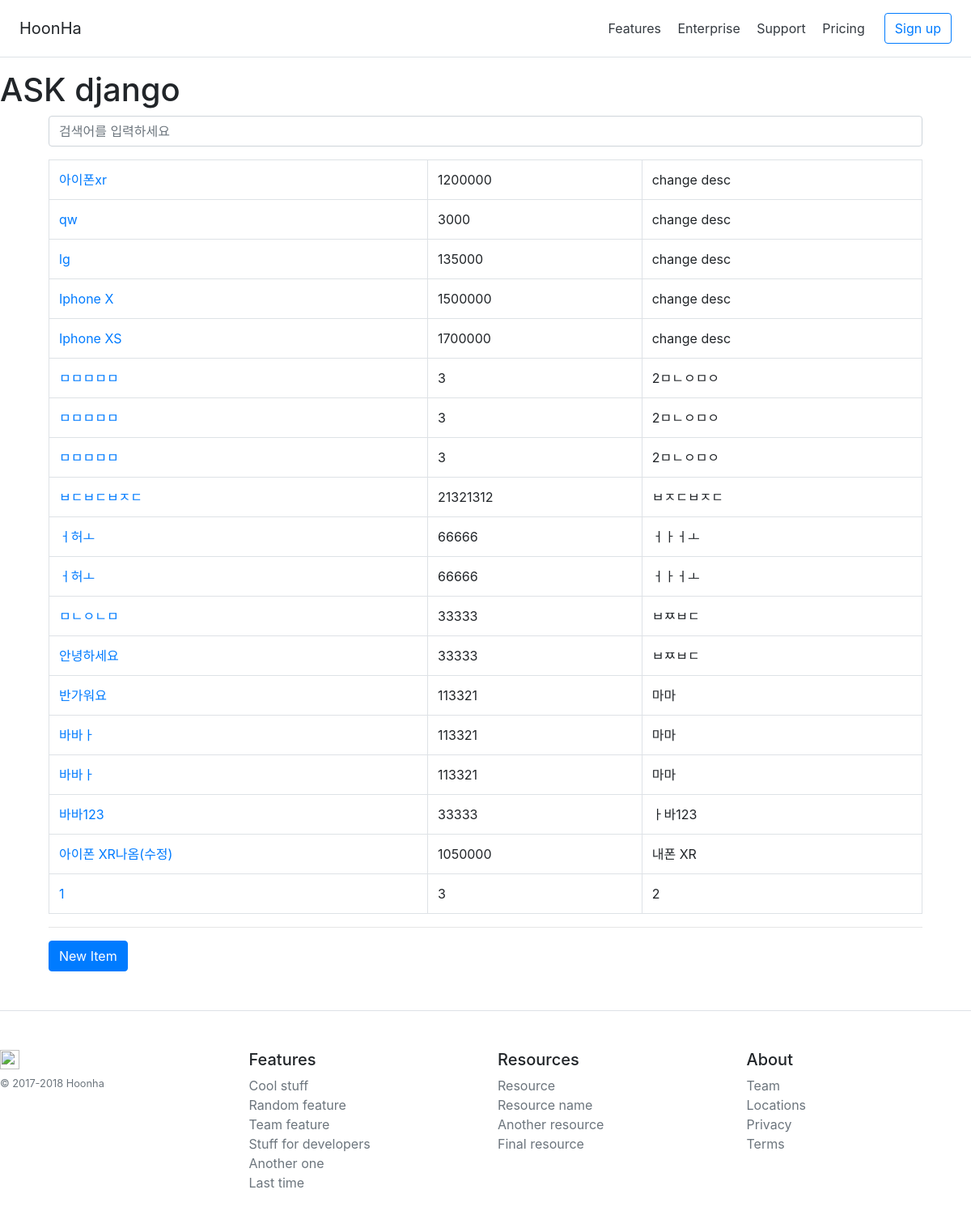
The app's page /shop/ with its own data.
### shop/models.py (models this page shows, shortened)
class Item(models.Model):
    name = models.CharField(max_length=100)
    desc = models.TextField(blank=True)
    price = models.PositiveIntegerField()
    photo = models.ImageField(blank=True,upload_to=uuid_upload_to)
    created_at = models.DateTimeField(auto_now_add=True)
    updated_at = models.DateTimeField(auto_now=True)
    is_publish = models.BooleanField(default=False)
    def get_absolute_url(self):
        return reverse('shop:item_detail', kwargs={'pk':self.pk})#사전형태로 pk란 이름이로 self.pk를 넘기겠다

### shop/views.py (the view)
# urls.py: path('',views.item_list, name='item_list'),
def item_list(request):
    qs = Item.objects.all() #아이템모델 전체를 가져온다
    q = request.GET.get('q', '')
    if q:
        qs = qs.filter(name__icontains=q)
    logger.debug('query : {}'.format(q))
    return render(request, 'shop/item_list.html',{
        'item_list':qs, #템플릿은 참조하겠다
        'q':q,
    })

### common/templatetags/fresh_static.py (called while the page is built)
@register.tag('fresh_static')
def do_static(parser,token):
    return FreshStaticNode.handle_token(parser,token)

    def url(self, context): #현재 static이라는 템플릿태그를 호출 했을떄에 대한 url를 계산
        url = super().url(context)#StaticNode에서 이미 url를 계산하기 때문에 부모호출에서 url를 획득
        if settings.DEBUG: #개발모드가 참일때 DEBUG=True일때만
            url += '?_{}'.format(int(time())) #현재 url뒤에다가 쿼리스트링을위해서 ?를붙이고 _(의미없는 문자줘도 됨)키를 붙이고 = 붙이는데 그값{} 은 현재time스탬프로 시간처리
        return url #처리하고 리턴

### shop/templates/shop/item_list.html
{% extends "shop/layout.html" %}
{% block content %}
<div class="mb-3">
<form action="" method="GET">
        <input type="text" name="q" value="{{ q }}" class="form-control" placeholder="검색어를 입력하세요"/>
    </form>
</div>
    <table class="table table-hover table-bordered">
        <tbody>
            {% for item in item_list %}
            <tr>
                <td>
                <a href="{{ item.get_absolute_url }}">
                    {{ item.name }}
                </a></td>
                <td>{{ item.price }}</td>
                <td>{{ item.desc }}</td>
            </tr>
        {% endfor %}
        </tbody>
    </table>
    <hr/>
    <a href="{% url 'shop:item_new' %}" class="btn btn-primary">New Item</a>
{% endblock content %}

### shop/templates/shop/layout.html (shortened to what this page needs)
{% extends "layout.html" %}
{% load static fresh_static %}

### shopping/templates/layout.html (shortened to what this page needs)
{% load static fresh_static %}
<!DOCTYPE html>
<html>
<head>
    <link rel="stylesheet" href="https://maxcdn.bootstrapcdn.com/bootstrap/4.0.0/css/bootstrap.min.css">
    {% block extra_head %}
        <link rel="stylesheet" href="{% fresh_static "main.css" %}" />
    {% endblock extra_head %}
</head>
<body>
    <div class="d-flex flex-column flex-md-row align-items-center p-3 px-md-4 mb-3 bg-white border-bottom box-shadow">
      <h5 class="my-0 mr-md-auto font-weight-normal">HoonHa</h5>
      <nav class="my-2 my-md-0 mr-md-3">
        <a class="p-2 text-dark" href="#">Features</a>
        <a class="p-2 text-dark" href="#">Enterprise</a>
        <a class="p-2 text-dark" href="#">Support</a>
        <a class="p-2 text-dark" href="#">Pricing</a>
      </nav>
      <a class="btn btn-outline-primary" href="#">Sign up</a>
    </div>
    <h1>ASK django</h1>
    <div class="container">
        <div class="col-sm-12">
            {% block content %}
            {% endblock content %}
        </div>
      </div>
    <footer class="pt-4 my-md-5 pt-md-5 border-top">
        <div class="row">
          <div class="col-12 col-md">
            <img class="mb-2" src="https://getbootstrap.com/docs/4.0/assets/brand/bootstrap-solid.svg" alt="" width="24" height="24">
            <small class="d-block mb-3 text-muted">© 2017-2018 Hoonha</small>
          </div>
          <div class="col-6 col-md">
            <h5>Features</h5>
            <ul class="list-unstyled text-small">
              <li><a class="text-muted" href="#">Cool stuff</a></li>
              <li><a class="text-muted" href="#">Random feature</a></li>
              <li><a class="text-muted" href="#">Team feature</a></li>
              <li><a class="text-muted" href="#">Stuff for developers</a></li>
              <li><a class="text-muted" href="#">Another one</a></li>
              <li><a class="text-muted" href="#">Last time</a></li>
            </ul>
          </div>
          <div class="col-6 col-md">
            <h5>Resources</h5>
            <ul class="list-unstyled text-small">
              <li><a class="text-muted" href="#">Resource</a></li>
              <li><a class="text-muted" href="#">Resource name</a></li>
              <li><a class="text-muted" href="#">Another resource</a></li>
              <li><a class="text-muted" href="#">Final resource</a></li>
            </ul>
          </div>
          <div class="col-6 col-md">
            <h5>About</h5>
            <ul class="list-unstyled text-small">
              <li><a class="text-muted" href="#">Team</a></li>
              <li><a class="text-muted" href="#">Locations</a></li>
              <li><a class="text-muted" href="#">Privacy</a></li>
              <li><a class="text-muted" href="#">Terms</a></li>
            </ul>
          </div>
        </div>
      </footer>
</body>
</html>

### records on screen
Item: name "아이폰xr", price "1200000", desc "change desc"
Item: name "qw", price "3000", desc "change desc"
Item: name "lg", price "135000", desc "change desc"
Item: name "Iphone X", price "1500000", desc "change desc"
Item: name "Iphone XS", price "1700000", desc "change desc"
Item: name "ㅁㅁㅁㅁㅁ", price "3", desc "2ㅁㄴㅇㅁㅇ"
Item: name "ㅁㅁㅁㅁㅁ", price "3", desc "2ㅁㄴㅇㅁㅇ"
Item: name "ㅁㅁㅁㅁㅁ", price "3", desc "2ㅁㄴㅇㅁㅇ"
Item: name "ㅂㄷㅂㄷㅂㅈㄷ", price "21321312", desc "ㅂㅈㄷㅂㅈㄷ"
Item: name "ㅓ허ㅗ", price "66666", desc "ㅓㅏㅓㅗ"
Item: name "ㅓ허ㅗ", price "66666", desc "ㅓㅏㅓㅗ"
Item: name "ㅁㄴㅇㄴㅁ", price "33333", desc "ㅂㅉㅂㄷ"
Item: name "안녕하세요", price "33333", desc "ㅂㅉㅂㄷ"
Item: name "반가워요", price "113321", desc "마마"
Item: name "바바ㅏ", price "113321", desc "마마"
Item: name "바바ㅏ", price "113321", desc "마마"
Item: name "바바123", price "33333", desc "ㅏ바123"
Item: name "아이폰 XR나옴(수정)", price "1050000", desc "내폰 XR"
Item: name "1", price "3", desc "2"
